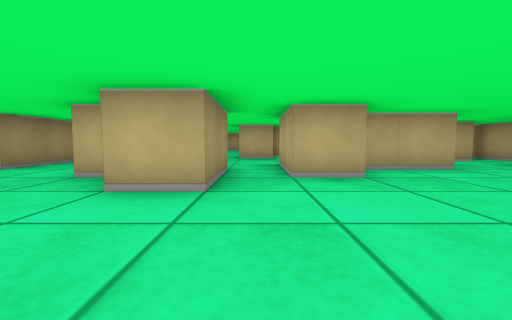
View 1 (above)

24 first-person views from a walk through a cub3D ray-caster map. The camera is about half as high as the walls, tilts 4° down and sees 90° across. The floor is counted in squares. Each view is taken from the middle of a square. On the plan, view 1 faces up. The plan holds only what a view shows up to about 9 squares ahead; the rest is blank.

View 2
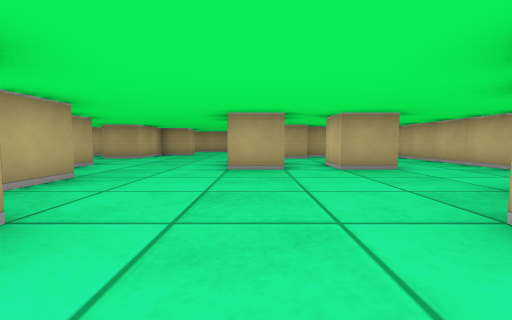

View 3
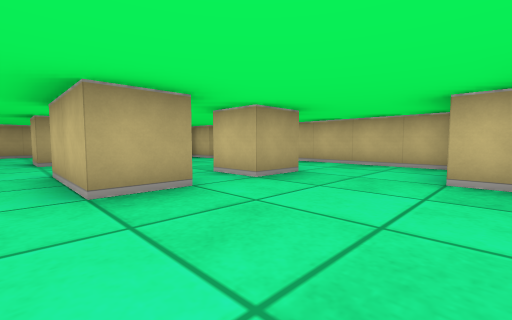

View 4
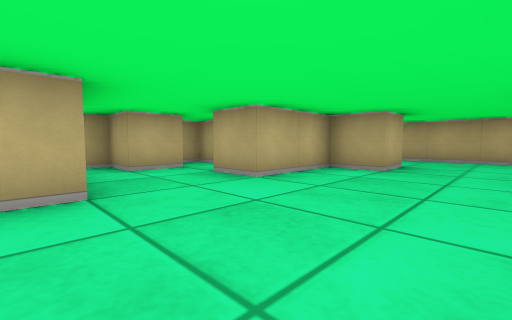

View 5
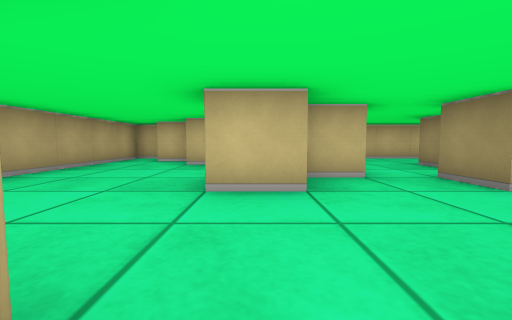

View 6
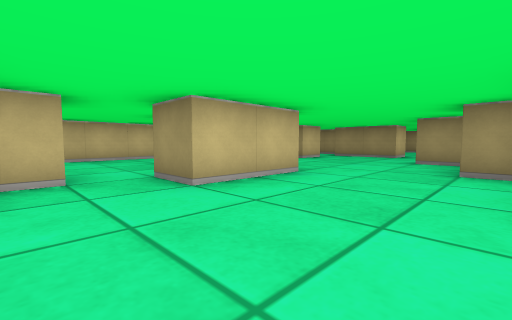

View 7
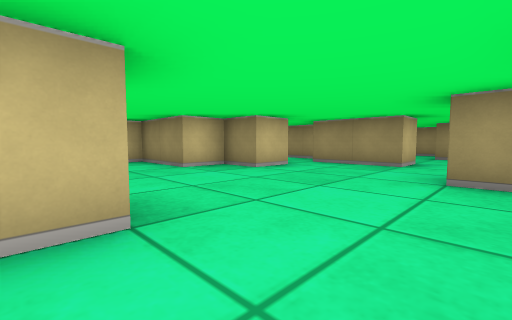

View 8
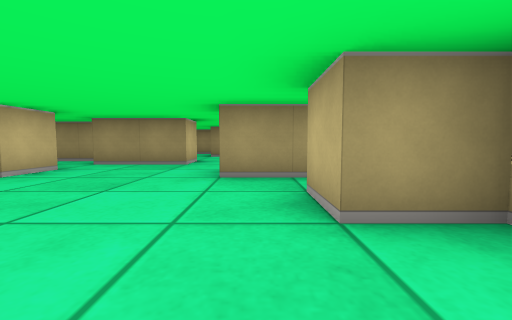

View 9
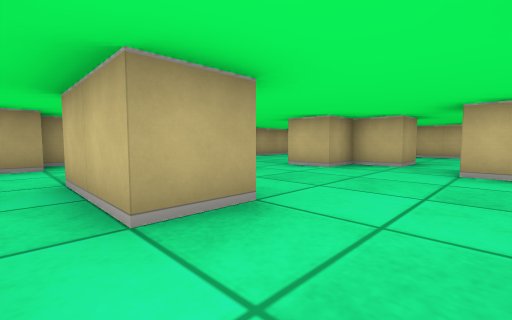

View 10
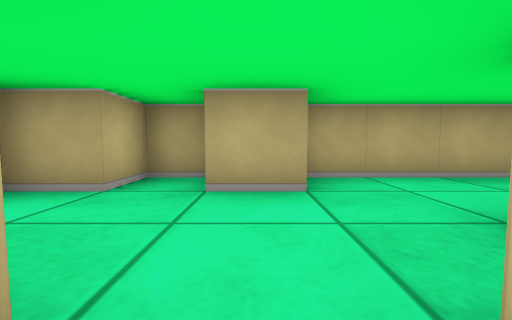

View 11
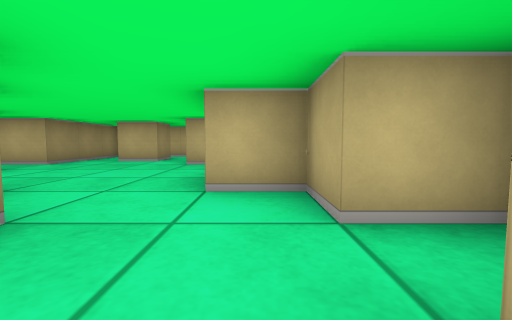

View 12
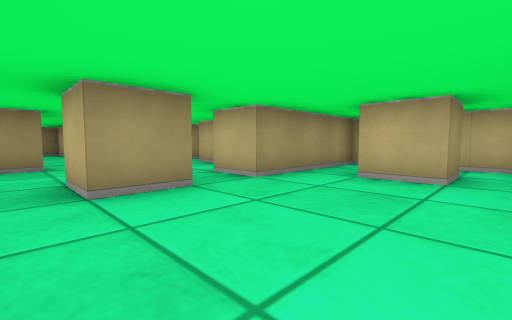

View 13
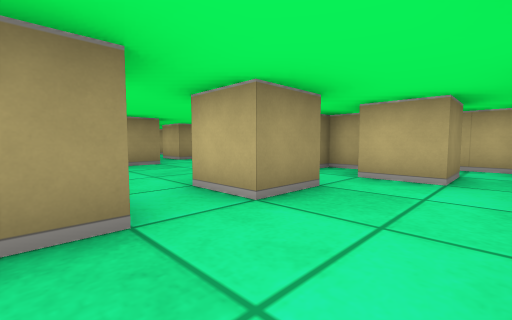

View 14
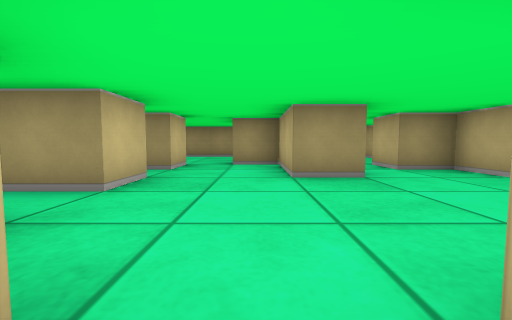

View 15
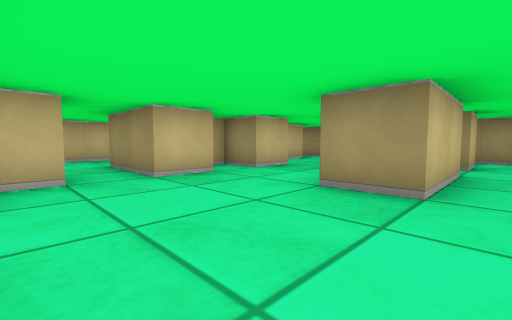

View 16
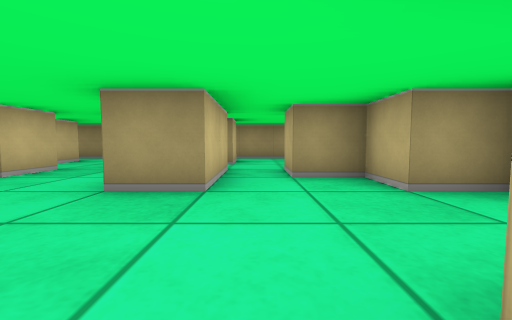

View 17
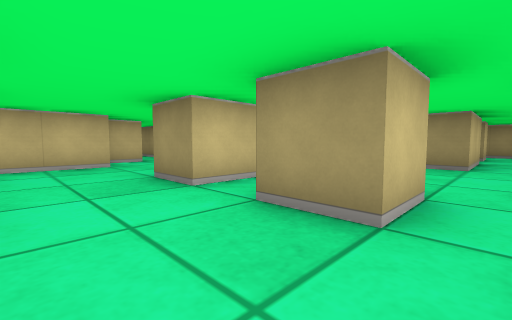

View 18
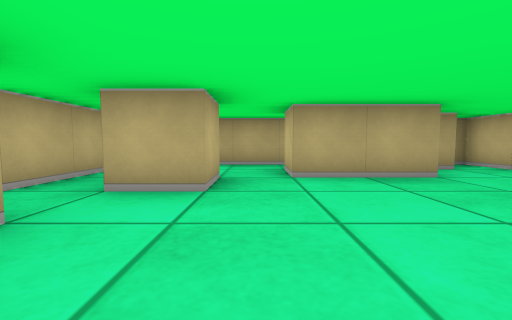

View 19
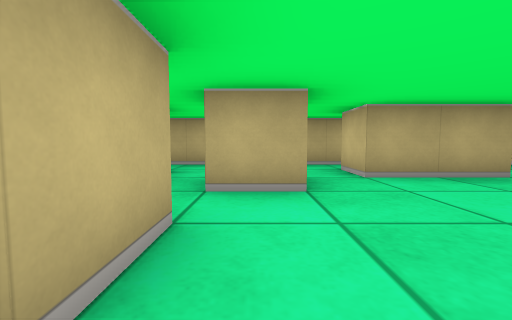

View 20
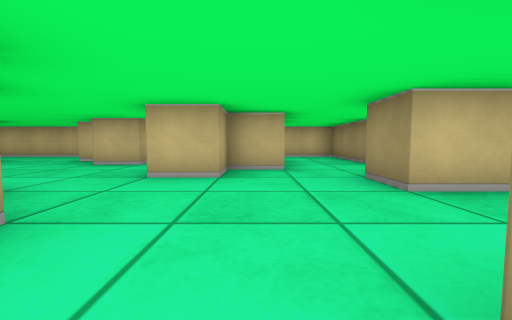

View 21
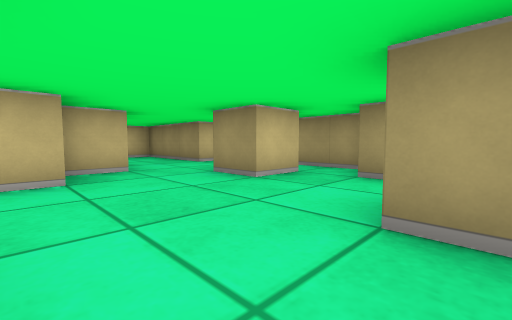

View 22
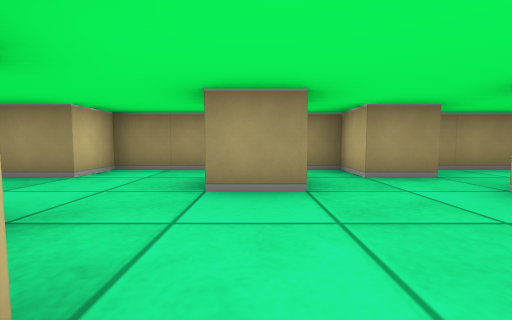

View 23
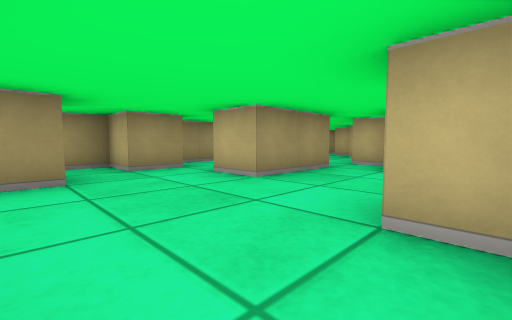

View 24
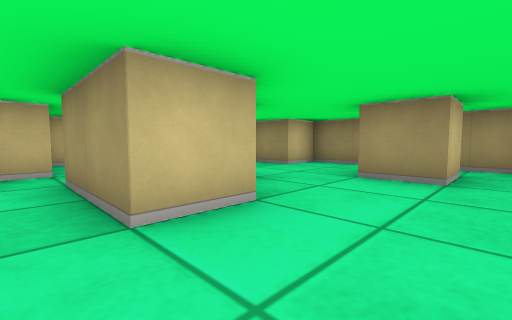

### Floor plan
Key: @ floor where view 1 was taken; # wall or solid block; . floor.
Columns run from 8 left of view 1 to 11 right of it. Each row starts with its distance up from view 1.
 15      #    #######
 14 ##  ##. ###.#...##.#
 13 #...#...#.#.#.#....#
 12 #...........#...#..#
 11 # ####...#.........#
 10 # .#........#....#.#
  9 #.......##.......###
  8 #...###.#...####..##
  7 #.##.##......#.#...#
  6 #..#......##......##
  5 #..#.....###..###..#
  4 ##....##.#......#..#
  3 #......#...........#
  2 #.#................#
  1 #....#.....##.##...#
  0 #...##..@.....##...#
 -1 ##..#..#...#...##..#
 -2  #..#.###.......#..#
 -3  #.. .  #......###.#
 -4  #####  ######## ###

Positions as (right, up) in squares from view 1, and headings:
1: (0, 0), facing up
2: (-2, 1), facing right
3: (0, 2), facing down-right
4: (3, 2), facing up-right
5: (7, 4), facing down
6: (6, 4), facing down-left
7: (3, 3), facing down-left
8: (3, 3), facing left
9: (4, 6), facing down-right
10: (7, 6), facing right
11: (9, 6), facing up
12: (7, 9), facing up-left
13: (3, 9), facing up-left
14: (1, 10), facing left
15: (0, 12), facing down-left
16: (0, 12), facing left
17: (3, 12), facing down-left
18: (5, 11), facing right
19: (5, 12), facing right
20: (-4, 5), facing down
21: (-3, 5), facing down-left
22: (-3, 2), facing left
23: (-2, 2), facing up-left
24: (-2, 3), facing down-left
